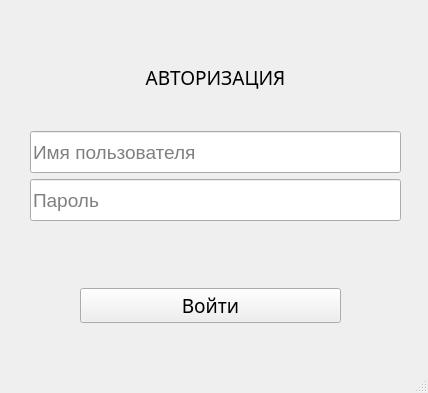
<?xml version="1.0" encoding="UTF-8"?>
<ui version="4.0">
 <class>LoginWindow</class>
 <widget class="QMainWindow" name="LoginWindow">
  <property name="enabled">
   <bool>true</bool>
  </property>
  <property name="geometry">
   <rect>
    <x>0</x>
    <y>0</y>
    <width>428</width>
    <height>393</height>
   </rect>
  </property>
  <property name="sizePolicy">
   <sizepolicy hsizetype="Fixed" vsizetype="Fixed">
    <horstretch>0</horstretch>
    <verstretch>0</verstretch>
   </sizepolicy>
  </property>
  <property name="minimumSize">
   <size>
    <width>0</width>
    <height>0</height>
   </size>
  </property>
  <property name="maximumSize">
   <size>
    <width>421432</width>
    <height>4324324</height>
   </size>
  </property>
  <property name="font">
   <font>
    <family>Tahoma</family>
    <pointsize>10</pointsize>
   </font>
  </property>
  <property name="windowTitle">
   <string>Вход в систему</string>
  </property>
  <property name="styleSheet">
   <string notr="true"/>
  </property>
  <widget class="QWidget" name="centralwidget">
   <widget class="QWidget" name="layoutWidget">
    <property name="geometry">
     <rect>
      <x>80</x>
      <y>270</y>
      <width>261</width>
      <height>71</height>
     </rect>
    </property>
    <layout class="QHBoxLayout" name="horizontalLayout">
     <item>
      <widget class="QPushButton" name="btn_sign_in">
       <property name="sizePolicy">
        <sizepolicy hsizetype="Preferred" vsizetype="Fixed">
         <horstretch>0</horstretch>
         <verstretch>0</verstretch>
        </sizepolicy>
       </property>
       <property name="font">
        <font>
         <family>Segoe MDL2 Assets</family>
         <pointsize>14</pointsize>
         <weight>50</weight>
         <bold>false</bold>
        </font>
       </property>
       <property name="text">
        <string>Войти</string>
       </property>
      </widget>
     </item>
    </layout>
   </widget>
   <widget class="QWidget" name="layoutWidget">
    <property name="geometry">
     <rect>
      <x>30</x>
      <y>30</y>
      <width>371</width>
      <height>191</height>
     </rect>
    </property>
    <layout class="QVBoxLayout" name="verticalLayout">
     <item>
      <widget class="QLabel" name="label4">
       <property name="sizePolicy">
        <sizepolicy hsizetype="Fixed" vsizetype="Fixed">
         <horstretch>0</horstretch>
         <verstretch>0</verstretch>
        </sizepolicy>
       </property>
       <property name="minimumSize">
        <size>
         <width>0</width>
         <height>0</height>
        </size>
       </property>
       <property name="maximumSize">
        <size>
         <width>16666666</width>
         <height>16666666</height>
        </size>
       </property>
       <property name="font">
        <font>
         <family>Segoe MDL2 Assets</family>
         <pointsize>14</pointsize>
        </font>
       </property>
       <property name="styleSheet">
        <string notr="true"/>
       </property>
       <property name="text">
        <string>АВТОРИЗАЦИЯ</string>
       </property>
       <property name="alignment">
        <set>Qt::AlignCenter</set>
       </property>
      </widget>
     </item>
     <item>
      <widget class="QLineEdit" name="input_login">
       <property name="sizePolicy">
        <sizepolicy hsizetype="Preferred" vsizetype="Preferred">
         <horstretch>0</horstretch>
         <verstretch>0</verstretch>
        </sizepolicy>
       </property>
       <property name="minimumSize">
        <size>
         <width>0</width>
         <height>0</height>
        </size>
       </property>
       <property name="maximumSize">
        <size>
         <width>16777215</width>
         <height>42</height>
        </size>
       </property>
       <property name="font">
        <font>
         <family>Arial</family>
         <pointsize>14</pointsize>
         <weight>50</weight>
         <bold>false</bold>
        </font>
       </property>
       <property name="placeholderText">
        <string>Имя пользователя</string>
       </property>
      </widget>
     </item>
     <item>
      <widget class="QLineEdit" name="input_password">
       <property name="sizePolicy">
        <sizepolicy hsizetype="Preferred" vsizetype="Preferred">
         <horstretch>0</horstretch>
         <verstretch>0</verstretch>
        </sizepolicy>
       </property>
       <property name="minimumSize">
        <size>
         <width>0</width>
         <height>0</height>
        </size>
       </property>
       <property name="maximumSize">
        <size>
         <width>16777215</width>
         <height>42</height>
        </size>
       </property>
       <property name="font">
        <font>
         <family>Arial</family>
         <pointsize>14</pointsize>
         <weight>50</weight>
         <bold>false</bold>
        </font>
       </property>
       <property name="echoMode">
        <enum>QLineEdit::Password</enum>
       </property>
       <property name="placeholderText">
        <string>Пароль</string>
       </property>
      </widget>
     </item>
    </layout>
   </widget>
  </widget>
  <widget class="QStatusBar" name="statusbar">
   <property name="font">
    <font>
     <family>Tahoma</family>
     <pointsize>12</pointsize>
    </font>
   </property>
   <property name="styleSheet">
    <string notr="true">color: rgb(255, 0, 0);</string>
   </property>
  </widget>
 </widget>
 <resources/>
 <connections/>
</ui>
